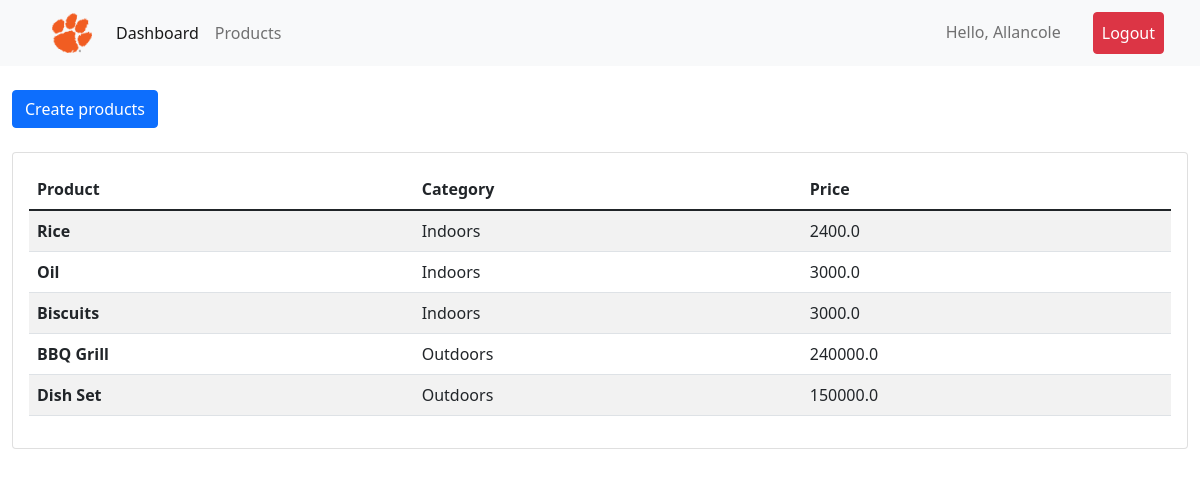
Screenshot of /products/ (signed in) with the database file from the repository.
### accounts/models.py (models this page shows, shortened)
class Product(models.Model):
    CATEGORY = (
        ('Indoors', 'Indoors'),
        ('Outdoors', 'Outdoors'),
    )
    name = models.CharField(max_length=200, null=True)
    price = models.FloatField(null=True)
    category = models.CharField(max_length=200, null=True, choices=CATEGORY)
    description = models.TextField(null= True)
    date_created = models.DateTimeField(auto_now_add=True, null=True)
    tags = models.ManyToManyField(Tag)

### accounts/decorators.py (the view)
        def wrapper_func(request, *args, **kwargs):
            print(allowed_roles)
            group = None
            if request.user.groups.exists():
                group = request.user.groups.all()[0].name
                print(group)
            if group in allowed_roles:
                return view_func(request, *args, **kwargs)
            else:
                return HttpResponse('Not allowed here..')

### accounts/views.py (called while the page is built)
@login_required(login_url='login')
@allowed_users(allowed_roles=['admin'])
def products(request):
    products = Product.objects.all()
    context = {'products': products}
    return render(request, 'accounts/products.html', context)

### accounts/templates/accounts/products.html
{% extends 'base.html' %}
{% block content %}
<a class="btn btn-primary my-4 " href="#" role="button">Create products</a>
<div class="card card-body">
    <table class="table table-striped ">
        <thead>
          <tr>
            <th scope="col">Product</th>
            <th scope="col">Category</th>
            <th scope="col">Price</th>
          </tr>
        </thead>
        <tbody>
          {% for product in products %}
          <tr>
            <th scope="row">{{ product.name }}</th>
            <td>{{ product.category }}</td>
            <td>{{ product.price }}</td>
          </tr>
          {% endfor %}
        </tbody>
      </table>
</div>
{% endblock content %}

### templates/components/navbar.html (shortened to what this page needs)
{% load static %}
<nav class="navbar navbar-expand-lg navbar-light bg-light">
    <div class="container-fluid">
      <a class="navbar-brand" href="{% url 'home' %}"><img class="logo" src="{% static 'images/logo.png' %}" alt=""></a>
      <div class="collapse navbar-collapse me-auto" id="navbarNav">
        <ul class="navbar-nav">
          {% if request.user.is_staff %}
          <li class="nav-item">
            <a class="nav-link active" aria-current="page" href="{% url 'home' %}">Dashboard</a>
          </li>
          <li class="nav-item">
            <a class="nav-link" href="{% url 'product' %}">Products</a>
          </li>
          {% elif request.user.is_authenticated %}
          <li class="nav-item">
            <a class="nav-link" href="{% url 'accounts-page' %}">Settings</a>
          </li>
          {% endif %}
        </ul>
        {% if request.user.is_authenticated %}
        <ul class="navbar-nav ms-auto">
          <li class="nav-item me-auto">
            <a class="nav-link" href="#">Hello, {{ request.user.username|capfirst }}</a>
          </li>
          <li class="nav-item px-4 me-auto">
            <a class="nav-link btn btn-danger text-white" href="{% url 'logout' %}">Logout</a>
          </li>
        </ul>
        {% endif %}
      </div>
    </div>
</nav>

### static/css/main.css (style rules this page uses)
.logo { width: 2em; height: 2em; margin-left: 2em; }

### rows the page displays
Product: name "Rice", category "Indoors", price "2400.0"
Product: name "Oil", category "Indoors", price "3000.0"
Product: name "Biscuits", category "Indoors", price "3000.0"
Product: name "BBQ Grill", category "Outdoors", price "240000.0"
Product: name "Dish Set", category "Outdoors", price "150000.0"

### other values shown
{{ request.user.username|capfirst }} "Allancole"
